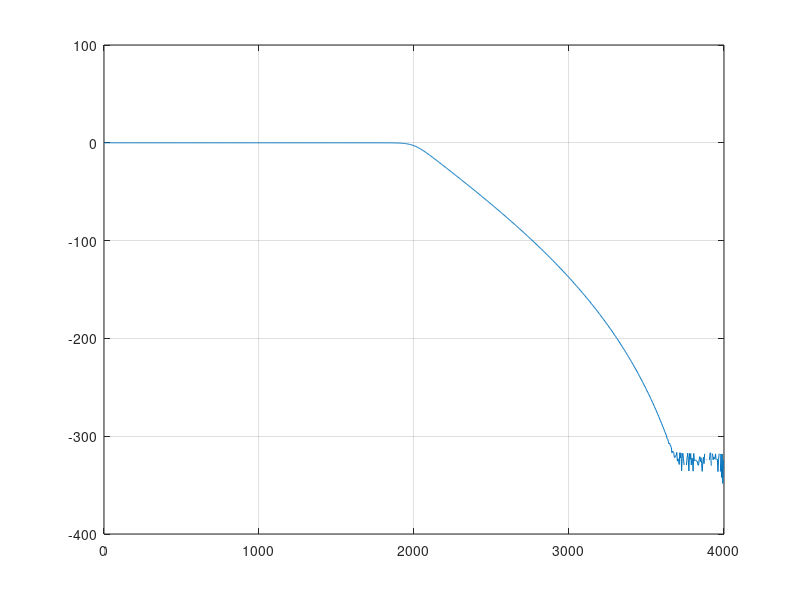
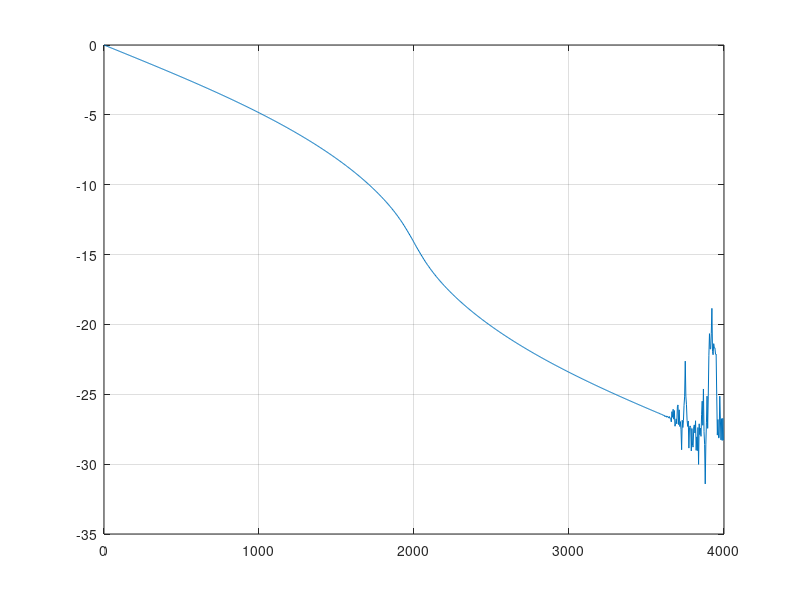
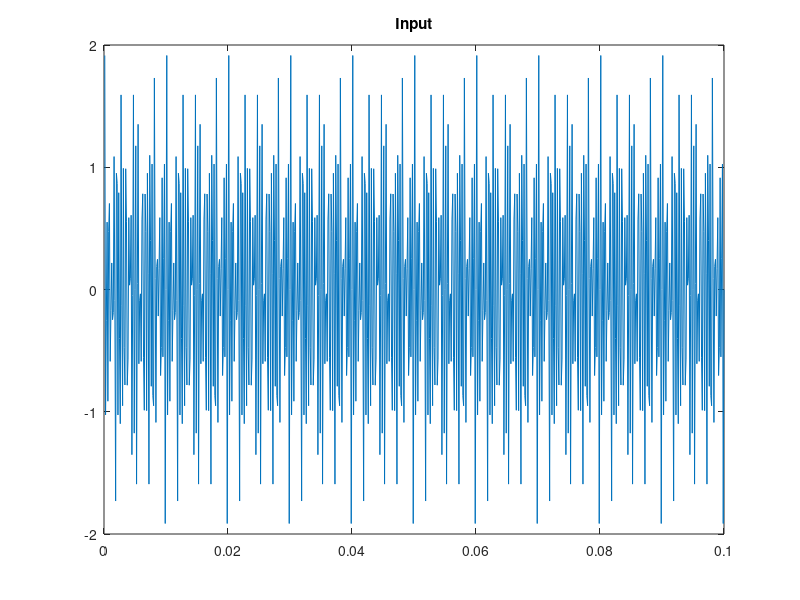
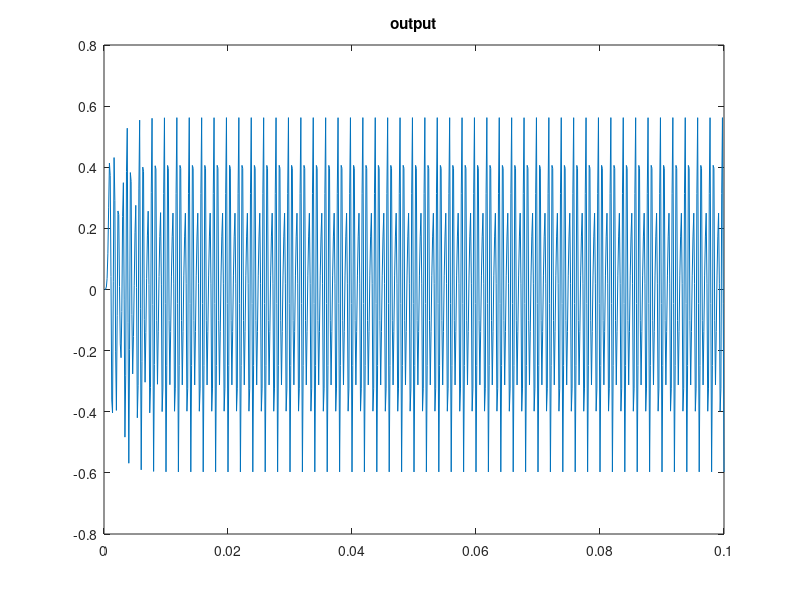

MATLAB code to generate these figures, in order:
%MaxGain=0dB,MaxPassBandRipple,Rp=3dB,MinStopBandAtten,Rs=60dB
%PassEdgeFreq=2KHz,StopEdgeFreq=2.5Khz,Fsamp=8KHz.
Fsamp=8000;Rp=3;Rs=60;Fp=2000;Fs=2500;
[n,Wn] = buttord(Fp/4000,Fs/4000,3,60);
sprintf('Order=%d \n3dB Point=%f',n,Wn*Fsamp/2)
[b,a] = butter(n,Wn);
[H,w]=freqz(b,a,1024);
mag=20*log10(abs(H));
phs=angle(H);
plot(w/pi*Fsamp/2,mag);grid;figure;
plot(w/pi*Fsamp/2,unwrap(phs));grid;figure
A=[.4 .3 .5 1];F=[1500;2000;3000;2600];
t=1/Fsamp:1/Fsamp:.1;
X=A*sin(2*pi*F*t);
plot(t,X);title('Input');figure
Y=filter(b,a,X);
plot(t,Y);title('output')